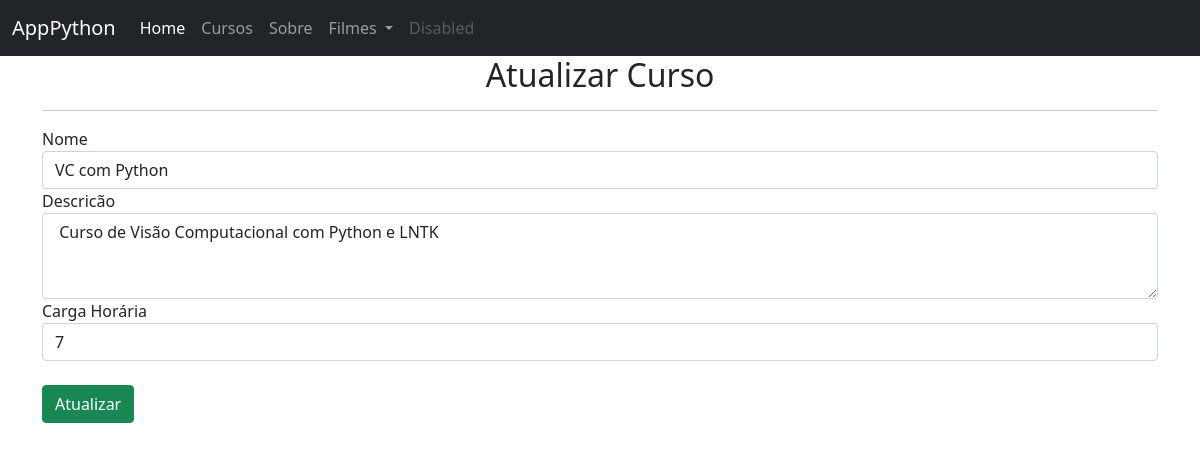
The page /atualizar_curso/1 on the database its author committed.
### app.py (models this page shows, shortened)
class Curso(db.Model):
    id = db.Column(Integer, primary_key=True)
    nome = db.Column(String(50))
    descricao = db.Column(String(100))
    ch = db.Column(Integer)

### app.py (the view, shortened to what this page needs)
@app.route('/atualizar_curso/<int:id>', methods=["GET", "POST"])
def atualizar_curso(id):
    curso = Curso.query.get(id)
    return render_template("atualizar_curso.html", curso=curso)

### templates/atualizar_curso.html (shortened to what this page needs)
{% extends 'base.html' %}
{% block conteudo %}
<div class="container">
    <h2 style="text-align: center;">Atualizar Curso</h2>
    <hr>
    <form action="{{url_for('atualizar_curso', id=curso.id)}}" method="POST">
        <div class="form-group">
            <label>Nome</label>
       <input type="text" name="nome" class="form-control" placeholder="digite o nome do curso" value="{{curso.nome}}" required>
        </div>
        <div class="form-group">
            <label>Descricão</label>
            <textarea name="descricao" class="form-control" id=" exampleFormControlTextarea1" rows="3" required> {{curso.descricao}}</textarea>
        </div>
        <div class="form-group">
            <label>Carga Horária</label>
       <input type="number" name="ch" class="form-control" placeholder="digite a carga horária do curso" value="{{curso.ch}}" required>
        </div>
        <br>
        <button class="btn btn-success">Atualizar</button>
    </form>
</div>
{% endblock conteudo %}

### rows shown on the page
Curso: nome "VC com Python", descricao "Curso de Visão Computacional com Python e LNTK", ch "7"
